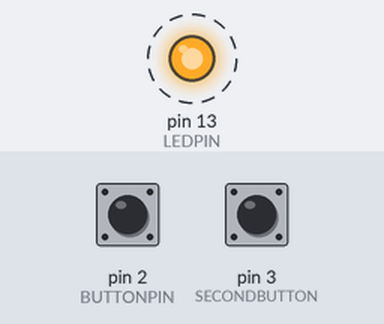
A sketch run on a simulated Arduino Uno, built with avr-gcc and run on an emulated ATmega328P. Shown: output pins drawn as LEDs (lit = HIGH). Dashed ring = blinking. Inputs (shaded band) come from the test bench; at power-on: pin 2 (BUTTONPIN) LOW, pin 3 (SECONDBUTTON) HIGH.

Above: at 0.2 s.
Timing chart, 0 to 3.0 s (numbered marks = the images above):
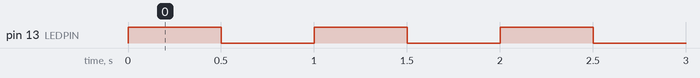

The sketch:

Blink.ino
```cpp
const int BUTTONPIN = 2;        // First button pin
const int SECONDBUTTON = 3;     // Second button pin
const int LEDPIN = 13;          // LED pin

int buttonState = 0;            // State of first button
int secondButtonState = 0;      // State of second button
unsigned long previousTime = 0; // Stores last toggle time
bool isFlash = true;            // LED state flag (ON/OFF)

void setup() {
  pinMode(LEDPIN, OUTPUT);
  pinMode(BUTTONPIN, INPUT);
  pinMode(SECONDBUTTON, INPUT);
  digitalWrite(LEDPIN, HIGH);
}

void loop() {
  buttonState = digitalRead(BUTTONPIN);        // Read first button
  secondButtonState = digitalRead(SECONDBUTTON); // Read second button
  unsigned long currenTime = millis();         // Get current time
  int interval = 1000;                         // Default blinking interval (1 second)

  // Determine interval based on button states
  if(buttonState == HIGH && secondButtonState == HIGH) {
    interval = 1000;   // Both not pressed normal speed
  } else if(buttonState == LOW){
    interval = 500;    // First button pressed faster blinking
  } else if(secondButtonState == LOW){
    interval = 2000;   // Second button pressed slower blinking
  }

  // Check if it's time to toggle LED
  if (currenTime - previousTime >= interval) {
    previousTime = millis(); // Update last toggle time

    // Toggle LED state
    if(isFlash){
      isFlash = false;
      digitalWrite(LEDPIN, LOW);   // Turn LED OFF
    } else {
      isFlash = true;
      digitalWrite(LEDPIN, HIGH);  // Turn LED ON
    }
  }
}
```

Measured:
- by itself, pin 13 (LEDPIN): alternates HIGH for 0.50 s and LOW for 0.50 s
